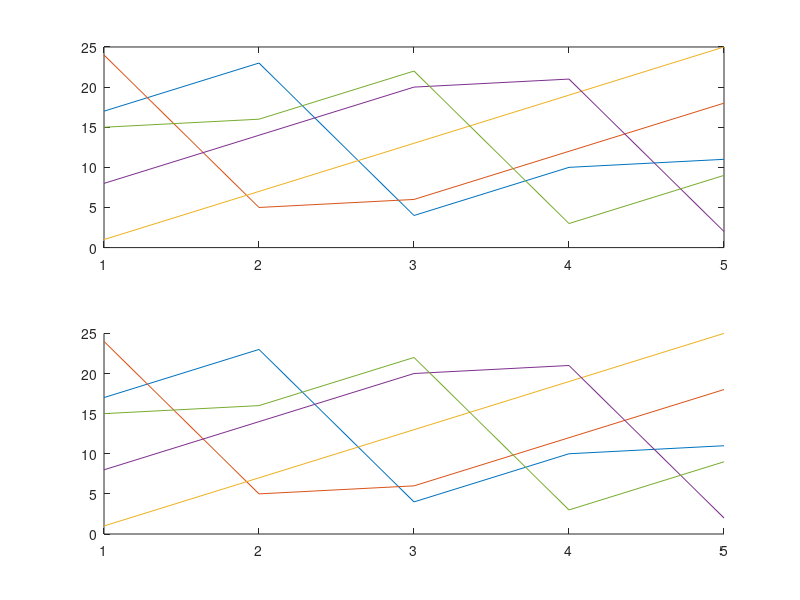

MATLAB code for this plot:
x1=magic(5);

f=figure;
subplot(2,1,1)
x=plot(x1)
y=subplot(2,1,2)
copyobj(x,y);
saveas(f,'Barchart.png')
return;

filename='1.wav';
[y,fs]=audioread(filename);
%[vs,zo]=vadsohn(y,fs,'p') ;
%   threshold = 0.1; % Decision threshold of the likelihood ratio test
%   win_dur = 0.05;  % Window duration in seconds
%   hop_dur = 0.025; % Hop duration in seconds
%   num_noise = 20;  % Number of noise frames at the beginning of file
%   argin = 1;

%[segs, classes, L1, C1] = silenceRemoval(filename, 0, 0);


%s = subplot(2,1,1);
%plot(C1, L1, 'k');
%axis([0 max(C1) 0 3]);
%set(s, 'YTick', [0 1 2 3])
%set(s, 'YTickLabel', {'','Silence', 'Speech', ''})
%xlabel('Time (sec)');
%title('Simple merging');




[segs, classes l2 c2] = speakerDiarization(filename,3,0.04,0.04,1,0.05);

y = y(:,1);
colorVec = hsv(3);
dt = 1/fs;
t = 0:dt:(length(y)*dt)-dt;
%plot(t,y); xlabel('Seconds'); ylabel('Amplitude');

SDy=[];
classes=classes+1;
time=(length(y)*dt)-dt;
% Generate arbitrary random variables
subplot(2,1,1)
hold on;
axis([0 time 0 max(classes)])
%bar(c2,l2,'FaceColor',colorVec(classes(i),:),'BarWidth',1.1)
subplot(2,1,2)
hold on;
axis([0 time 0 max(classes)])
yn=zeros(1,length(y));
% for i=1:length(segs)
%     %subplot(2,1,1)
%     %yt=y((segs(i,1)*fs+1):(segs(i,2)*fs));
%     tt=t((segs(i,1)*fs+1):(segs(i,2)*fs));
%     %plot(tt,yt,'Color',colorVec(classes(i),:));
%     
%     %subplot(2,1,2)
%     x=ones(1,length(tt));
%     x=x*classes(i);
%     %plot(tt,x,'Color',colorVec(classes(i),:));
%     bar(tt,x,'FaceColor',colorVec(classes(i),:),'BarWidth',1.1)
%     yn((segs(i,1)*fs+1):(segs(i,2)*fs))=classes(i);
%     
% end

for i=1:length(segs)
    %subplot(2,1,1)
    %yt=y((segs(i,1)*fs+1):(segs(i,2)*fs));
    tt=t((segs(i,1)*fs+1):(segs(i,2)*fs));
    %plot(tt,yt,'Color',colorVec(classes(i),:));
    
    %subplot(2,1,2)
    x=ones(1,length(tt));
    x=x*classes(i);
    %plot(tt,x,'Color',colorVec(classes(i),:));
    bar(tt,ones(1,length(tt)),'FaceColor',colorVec(classes(i),:),'BarWidth',1.1)
    yn((segs(i,1)*fs+1):(segs(i,2)*fs))=classes(i);
    
end


hold off;


